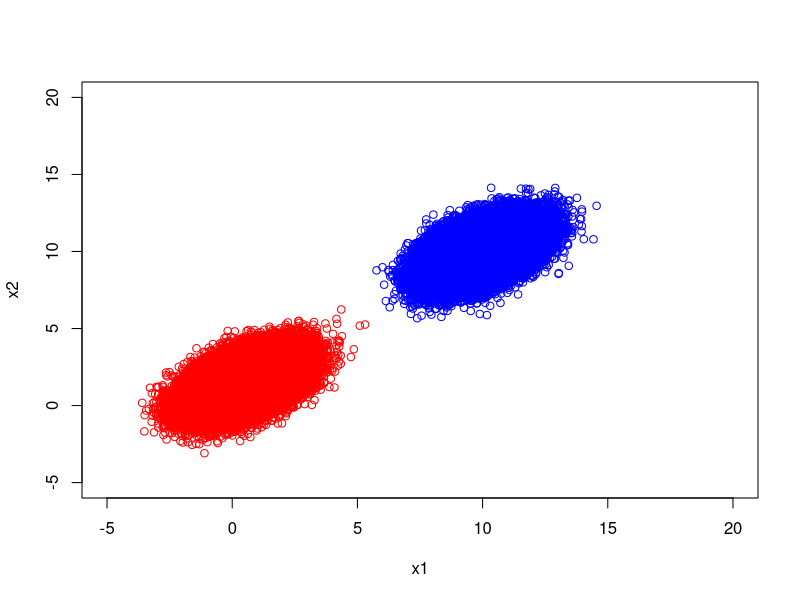

Recreate this plot in R.
## ---- chunk 1
knitr::opts_chunk$set(echo = TRUE)
## ---- chunk 2
library(mvtnorm)
## ---- chunk 3
n=100000
X = rmvnorm(n, mean=c(0.5,1.5), sigma=matrix(c(1,0.5,0.5,1), ncol = 2))
x1 = X[,1]
x2 = X[,2]
X = rmvnorm(n, mean=c(10,10), sigma=matrix(c(1,0.5,0.5,1), ncol = 2))
x11 = X[,1]
x22 = X[,2]

p = plot(x1,x2,col="red",xlim=c(-5,20),ylim=c(-5,20))+ points(x11,x22,col="blue")

